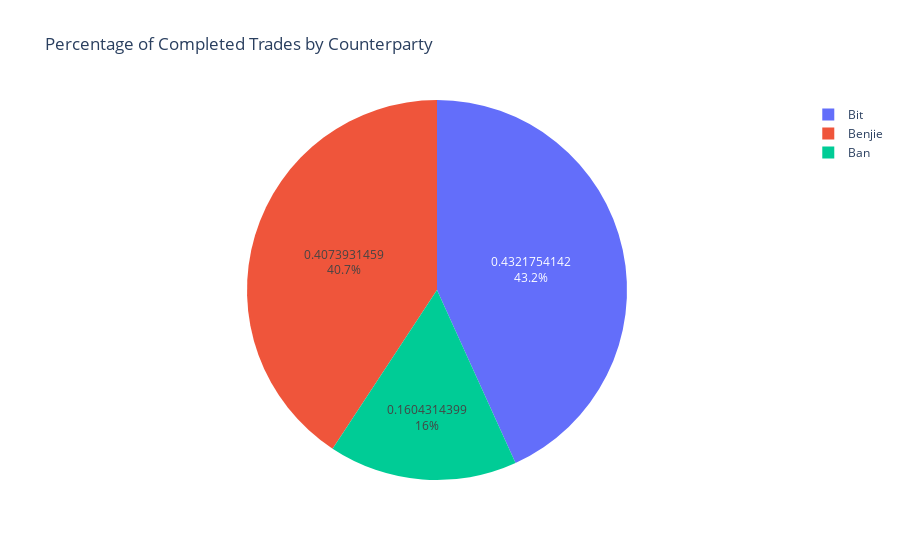

The notebook cell saved with this chart:
### Code cell
import numpy as np
import pandas as pd
import plotly.express as px

num_trades = 50
np.random.seed(0)

trade_data = {
    'Fill Status': np.random.choice([np.nan, '10 mins'], size=num_trades),
    'Trade Sizes': np.random.randint(1, 100, size=num_trades),
    'Face Values': np.random.randint(100, 1000, size=num_trades),
    'Counterparty': np.random.choice(['Benjie', 'Ban', 'Bit'], size=num_trades)
}

# Group trades by Counterparty and calculate total $FV for completed and non-completed trades
grouped = pd.DataFrame(trade_data).groupby('Counterparty').apply(
    lambda x: pd.Series({
        'Completed FV': (x[x['Fill Status'].notnull()]['Trade Sizes'] * x[x['Fill Status'].notnull()]['Face Values']).sum(),
        'Missed FV': (x[x['Fill Status'].isnull()]['Trade Sizes'] * x[x['Fill Status'].isnull()]['Face Values']).sum()
    })
)

# Calculate percentages for completed and missed trades
grouped['Completed %'] = grouped['Completed FV'] / grouped['Completed FV'].sum()
grouped['Missed %'] = grouped['Missed FV'] / grouped['Missed FV'].sum()

# Create a Plotly pie chart
fig = px.pie(
    values=grouped['Completed %'],
    names=grouped.index,
    title='Percentage of Completed Trades by Counterparty',
    labels={'names': 'Counterparty', 'values': 'Percentage Completed'},
)
fig.update_traces(hoverinfo='label+value', textinfo='percent+value', hovertemplate='%{label}: %{value:.2f} <br>Total FV: %{text}')
fig.show()

### Figure 1 — Plotly figure (JSON) as saved in the notebook; plotly's stock layout.template omitted (floating-point values rounded to 4 significant figures)
{"data": [{"domain": {"x": [0, 1], "y": [0, 1]}, "hoverinfo": "label+value", "hovertemplate": "%{label}: %{value:.2f} <br>Total FV: %{text}", "labels": ["Ban", "Benjie", "Bit"], "legendgroup": "", "name": "", "showlegend": true, "textinfo": "percent+value", "type": "pie", "values": [0.1604, 0.4074, 0.4322]}], "layout": {"legend": {"tracegroupgap": 0}, "title": {"text": "Percentage of Completed Trades by Counterparty"}}}
